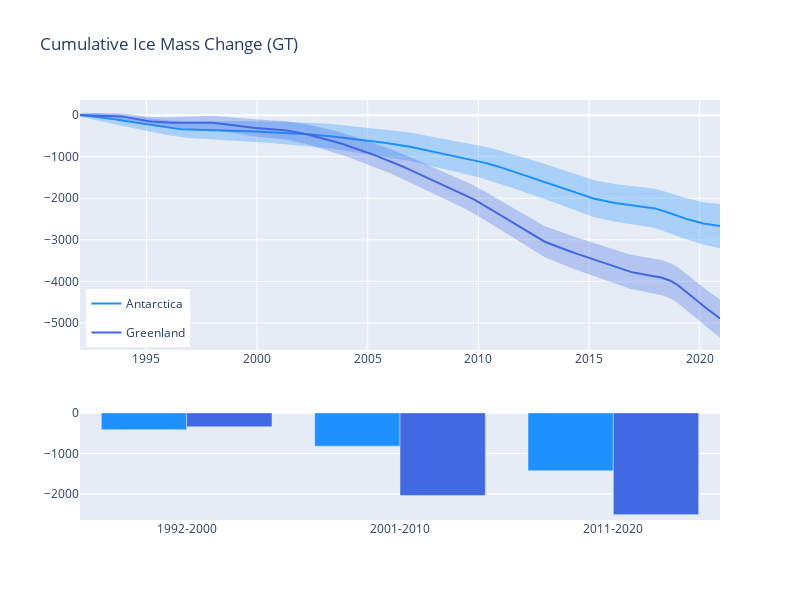

The code cell stored with this chart in its notebook:
### Code cell
plot_ice_sheet_mass_interact()

### Figure 1 — Plotly figure (JSON) as saved in the notebook; plotly's stock layout.template omitted (floating-point values rounded to 4 significant figures; data arrays with more than 128 entries replaced by an {"elided": "..."} marker saying what was removed)
{"data": [{"legendgroup": "Antarctica", "line": {"color": "rgb(30,144,255)"}, "mode": "lines", "name": "Antarctica", "type": "scatter", "x": {"elided": "348 float values"}, "xaxis": "x", "y": {"elided": "348 float values"}, "yaxis": "y"}, {"hoverinfo": "none", "legendgroup": "Antarctica", "line": {"width": 0}, "marker": {"color": "rgb(30,144,255)"}, "mode": "lines", "name": "Antarcticauncertainty", "showlegend": false, "type": "scatter", "x": {"elided": "348 float values"}, "xaxis": "x", "y": {"elided": "348 float values"}, "yaxis": "y"}, {"fill": "tonexty", "fillcolor": "rgba(30,144,255,0.3)", "hoverinfo": "none", "legendgroup": "Antarctica", "line": {"width": 0}, "marker": {"color": "rgb(30,144,255)"}, "mode": "lines", "name": "Antarcticauncertainty", "opacity": 0.5, "showlegend": false, "type": "scatter", "x": {"elided": "348 float values"}, "xaxis": "x", "y": {"elided": "348 float values"}, "yaxis": "y"}, {"legendgroup": "Antarctica", "marker": {"color": "rgb(30,144,255)"}, "name": "Antarcticadecadal decreasing", "showlegend": false, "type": "bar", "x": ["1992-2000", "2001-2010", "2011-2020"], "xaxis": "x2", "y": [-414, -820, -1430], "yaxis": "y2"}, {"legendgroup": "Greenland", "line": {"color": "rgb(65,105,225)"}, "mode": "lines", "name": "Greenland", "type": "scatter", "x": {"elided": "348 float values"}, "xaxis": "x", "y": {"elided": "348 float values"}, "yaxis": "y"}, {"hoverinfo": "none", "legendgroup": "Greenland", "line": {"width": 0}, "marker": {"color": "rgb(65,105,225)"}, "mode": "lines", "name": "Greenlanduncertainty", "showlegend": false, "type": "scatter", "x": {"elided": "348 float values"}, "xaxis": "x", "y": {"elided": "348 float values"}, "yaxis": "y"}, {"fill": "tonexty", "fillcolor": "rgba(65,105,225,0.3)", "hoverinfo": "none", "legendgroup": "Greenland", "line": {"width": 0}, "marker": {"color": "rgb(65,105,225)"}, "mode": "lines", "name": "Greenlanduncertainty", "opacity": 0.5, "showlegend": false, "type": "scatter", "x": {"elided": "348 float values"}, "xaxis": "x", "y": {"elided": "348 float values"}, "yaxis": "y"}, {"legendgroup": "Greenland", "marker": {"color": "rgb(65,105,225)"}, "name": "Greenlanddecadal decreasing", "showlegend": false, "type": "bar", "x": ["1992-2000", "2001-2010", "2011-2020"], "xaxis": "x2", "y": [-342, -2040, -2510], "yaxis": "y2"}], "layout": {"dragmode": false, "height": 600, "legend": {"x": 0.01, "xanchor": "left", "y": 0.55, "yanchor": "top"}, "modebar": {"remove": ["zoom", "pan", "select", "lasso2d", "zoomIn", "zoomOut", "autoScale", "resetScale"]}, "title": {"text": "Cumulative Ice Mass Change (GT)"}, "width": 800, "xaxis": {"anchor": "y", "domain": [0, 1]}, "xaxis2": {"anchor": "y2", "domain": [0, 1]}, "yaxis": {"anchor": "x", "domain": [0.405, 1]}, "yaxis2": {"anchor": "x2", "domain": [0, 0.255]}}}
